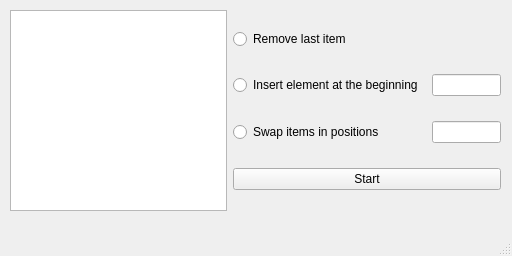
<?xml version="1.0" encoding="UTF-8"?>
<ui version="4.0">
 <class>listgui</class>
 <widget class="QMainWindow" name="listgui">
  <property name="geometry">
   <rect>
    <x>0</x>
    <y>0</y>
    <width>512</width>
    <height>256</height>
   </rect>
  </property>
  <property name="windowTitle">
   <string>listgui</string>
  </property>
  <widget class="QWidget" name="centralwidget">
   <widget class="QWidget" name="">
    <property name="geometry">
     <rect>
      <x>10</x>
      <y>10</y>
      <width>491</width>
      <height>201</height>
     </rect>
    </property>
    <layout class="QGridLayout" name="gridLayout_2">
     <item row="0" column="0">
      <widget class="QTextEdit" name="textEdit"/>
     </item>
     <item row="0" column="1">
      <layout class="QGridLayout" name="gridLayout">
       <item row="2" column="0">
        <widget class="QRadioButton" name="radioButton_3">
         <property name="text">
          <string>Swap items in positions </string>
         </property>
        </widget>
       </item>
       <item row="0" column="0">
        <widget class="QRadioButton" name="radioButton">
         <property name="text">
          <string>Remove last item </string>
         </property>
        </widget>
       </item>
       <item row="1" column="0">
        <widget class="QRadioButton" name="radioButton_2">
         <property name="text">
          <string>Insert element at the beginning </string>
         </property>
        </widget>
       </item>
       <item row="2" column="1">
        <widget class="QLineEdit" name="lineEdit_2"/>
       </item>
       <item row="1" column="1">
        <widget class="QLineEdit" name="lineEdit"/>
       </item>
       <item row="3" column="0" colspan="2">
        <widget class="QPushButton" name="pushButton">
         <property name="text">
          <string>Start</string>
         </property>
        </widget>
       </item>
      </layout>
     </item>
    </layout>
   </widget>
  </widget>
  <widget class="QMenuBar" name="menubar">
   <property name="geometry">
    <rect>
     <x>0</x>
     <y>0</y>
     <width>512</width>
     <height>20</height>
    </rect>
   </property>
  </widget>
  <widget class="QStatusBar" name="statusbar"/>
 </widget>
 <resources/>
 <connections/>
</ui>
